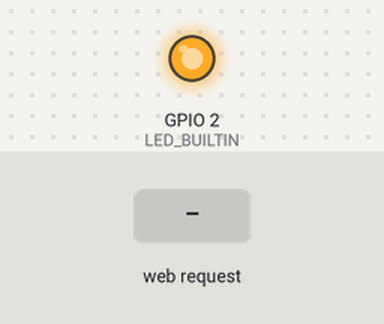
The sketch below on a simulated ESP8266 (NodeMCU). Parts: output pins drawn as LEDs (lit = HIGH, except the on-board LED, lit = LOW). The inputs (shaded band) are chosen by the test bench. WiFi joins after 1.5 s; servers stay silent unless stated; what the sketch prints to the serial monitor is not drawn.

Above: at 2.7 s.
2.8 s: HTTP request GET /gpio/1 received
At 3.2 s:
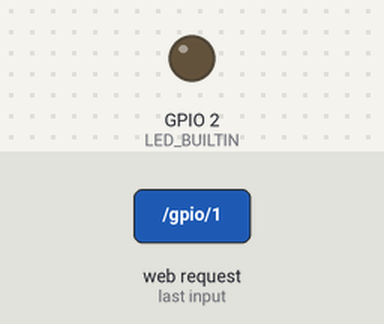
4.3 s: HTTP request GET /gpio/0 received
At 5.6 s:
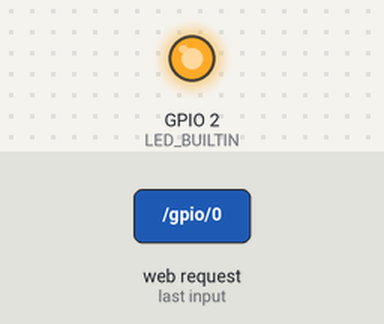
Timing chart, 0 to 7.3 s (numbered marks = the images above; inputs shaded):
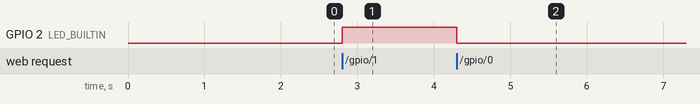

The sketch:

WiFiManualWebServer.ino
```cpp
/*
    This sketch demonstrates how to set up a simple HTTP-like server.
    The server will set a GPIO pin depending on the request
      http://server_ip/gpio/0 will set the GPIO2 low,
      http://server_ip/gpio/1 will set the GPIO2 high
    server_ip is the IP address of the ESP8266 module, will be
    printed to Serial when the module is connected.
*/

#include <ESP8266WiFi.h>

#ifndef STASSID
#define STASSID "your-ssid"
#define STAPSK  "your-password"
#endif


//const char* ssid = "Galaxy A52s 5G425B";//STASSID;
//const char* password = "armyant0920";//STAPSK;

const char* ssid = "Home-2.4G";//STASSID;
const char* password = "home3258440";//STAPSK;


// Create an instance of the server
// specify the port to listen on as an argument
WiFiServer server(1100);

void setup() {
  Serial.begin(9600);

  // prepare LED
  //pinMode(13, OUTPUT);
  pinMode(LED_BUILTIN, OUTPUT);
  digitalWrite(LED_BUILTIN, 0);

  // Connect to WiFi network
  Serial.println();

  Serial.print(F("Connecting to "));
  Serial.println(ssid);

  WiFi.mode(WIFI_STA);
  WiFi.begin(ssid, password);

  while (WiFi.status() != WL_CONNECTED) {
    delay(500);
    Serial.print(F("."));
  }
  Serial.println();
  Serial.println(F("WiFi connected"));

  // Start the server
  server.begin();
  Serial.println(F("Server started"));

  // Print the IP address
  Serial.println(WiFi.localIP());
}

void loop() {
  // Check if a client has connected
  WiFiClient client = server.available();
  if (!client) {
    return;
  }

  Serial.println(F("new client"));

  client.setTimeout(5000); // default is 1000

  // Read the first line of the request
  String req = client.readStringUntil('\r');
  Serial.println(F("request: "));
  Serial.println(req);
  client.flush();

  // Match the request
  int val;
  if (req.indexOf(F("/gpio/0")) != -1) {
    val = 0;
    Serial.println("input=0");
  } else if (req.indexOf(F("/gpio/1")) != -1) {
    val = 1;
    Serial.println("input=1");
  } else {
    Serial.println(F("invalid request"));
    client.stop();
    return;
    //val = digitalRead(13);
    //Serial.println("input invalid");

  }

  // Set LED according to the request
  digitalWrite(LED_BUILTIN, val);
  client.flush();

  // read/ignore the rest of the request
  // do not client.flush(): it is for output only, see below
  /*while (client.available()) {
    // byte by byte is not very efficient
    client.read();
  }*/

  // Send the response to the client
  // it is OK for multiple small client.print/write,
  // because nagle algorithm will group them into one single packet
  client.print(F("HTTP/1.1 200 OK\r\nContent-Type: text/html\r\n\r\n<!DOCTYPE HTML>\r\n<html><head><meta charset='UTF-8'><style>td{border:1px solid;font-size:XX-large;text-align:center;}</style></head>\r\nGPIO is now "));
  client.print((val) ? F("high") : F("low"));
  client.print(F("<br><br>Click <a href='http://"));
  client.print(WiFi.localIP());
  client.print(F("/gpio/1'>here</a> to switch LED GPIO on, or <a href='http://"));
  client.print(WiFi.localIP());
  client.print(F("/gpio/0'>here</a> to switch LED GPIO off."));
  client.print(F("<div style='width:100vw;height:100vh;'><table id='table' style='width:100%;height:100%;border:2px solid;border-collapse:collapse'><tr><td>X</td><td>U</td><td>X</td></tr><tr><td>L</td><td>S</td><td>R</td></tr><tr><td>X</td><td>D</td><td>X</td></tr></table>"));
  client.print(F("</html>"));

  // The client will actually be *flushed* then disconnected
  // when the function returns and 'client' object is destroyed (out-of-scope)
  // flush = ensure written data are received by the other side
  Serial.println(F("Disconnecting from client"));
}
```

Measured:
- after the input at 2.8 s, GPIO 2 (LED_BUILTIN): LOW → HIGH at once
- after the input at 4.3 s, GPIO 2 (LED_BUILTIN): HIGH → LOW at once
